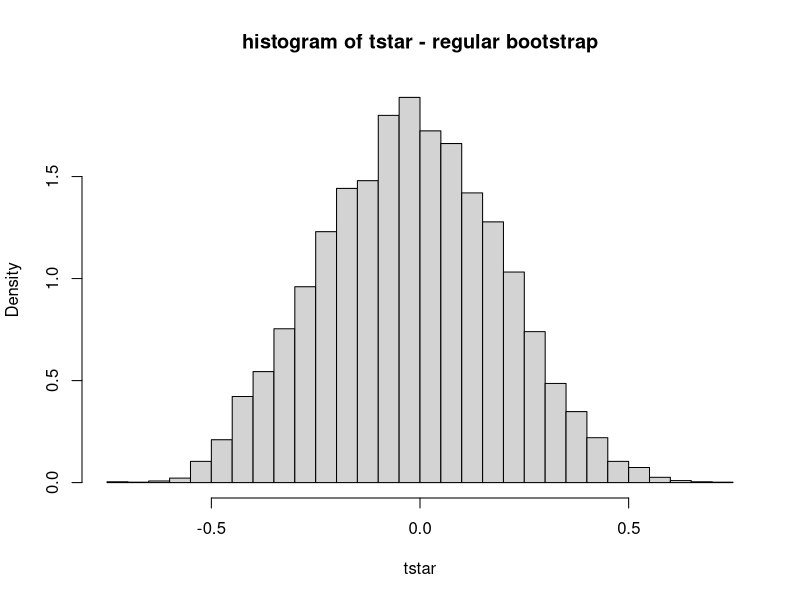
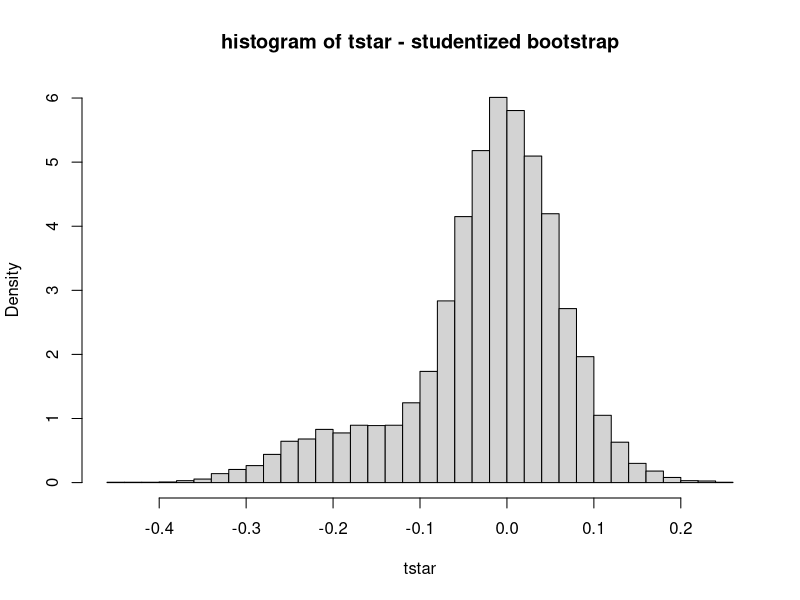
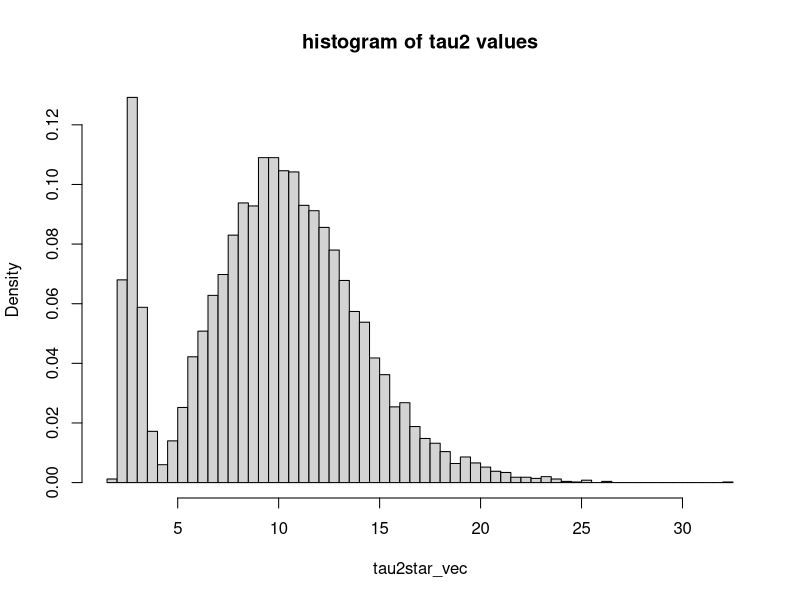
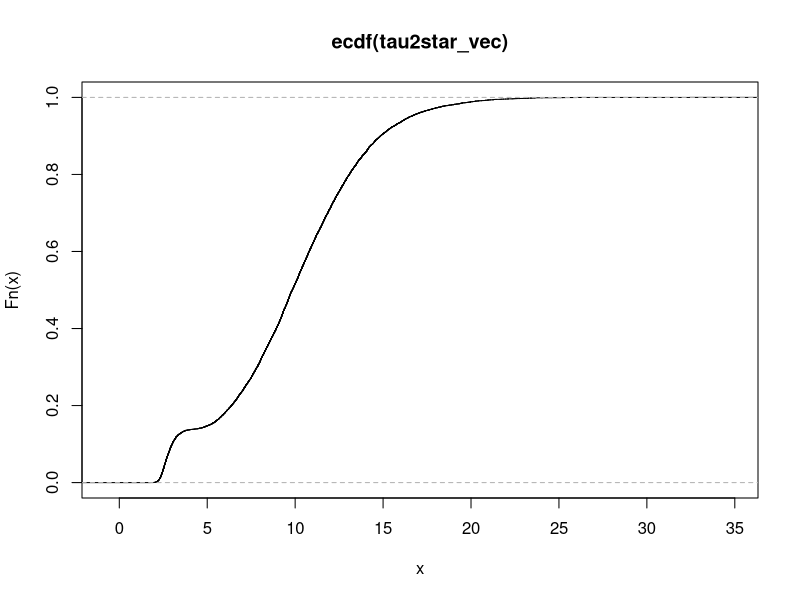

The R source for these figures, in order:
setwd("C:/Users/owner/Dropbox/WORK/Zucker/Stat for DS/Targilim/5786")

set.seed(2295378)

#READ DATA
indat = read.table('bmi.txt')
x = indat[,1]

#remove the extreme outlier for purposes of this demonstration
ix = which(x>40)
x = x[-ix]

#NORMAL-THEORY CI WITH DELTA METHOD VARIANCE (FROM EX 3)
skci1 = function(x,clvl) {
  
  #CRITICAL VALUE
  alfhlf = (1-clvl)/2
  zcrit = qnorm(1-alfhlf)

  #COMPUTE REQUIRED SAMPLE MOMENTS
  n = length(x)
  mm = rep(0,6)
  for (j in 1:6) {
    mm[j] = mean(x^j)
  }

  #COVARIANCE MATRIX TERMS
  A = mm[2] - mm[1]^2
  B = mm[3] - mm[1]*mm[2]
  C = mm[4] - mm[2]^2
  D = mm[4] - mm[1]*mm[3]
  E = mm[5] - mm[2]*mm[3]
  F = mm[6] - mm[3]^2
  sig = sqrt(A)
  sig3 = sig^3
  sig5 = sig^5
  mu3hat = mm[3] - 3*mm[2]*mm[1] + 2*(mm[1]^3)
  gamhat = mu3hat/sig3

  #GRADIENT TERMS
  G = 3*mm[1]*mu3hat/sig5 + (6*(mm[1]^2) - 3*mm[2])/sig3
  H = -(3/2)*mu3hat/sig5 - 3*mm[1]/sig3
  K = 1/sig3
  
  #WRAP-UP
  tau2 = A*(G^2) + 2*B*G*H + 2*D*G*K + C*(H^2) + 2*E*H*K + F*(K^2)
  cihw = zcrit * (1/sqrt(n)) * sqrt(tau2)
  gam_lo = gamhat - cihw
  gam_hi = gamhat + cihw
  ans = cbind(gamhat,gam_lo,gam_hi)
  return(ans)
  
} 

#NORMAL-THEORY CI WITH BOOTSTRAP VARIANCE
skci2 = function(x,clvl,nboot) {
  
  #CRITICAL VALUE
  alfhlf = (1-clvl)/2
  zcrit = qnorm(1-alfhlf)
  
  #COMPUTE REQUIRED SAMPLE MOMENTS AND ESTIMATE ON ORIGINAL DATA
  n = length(x)
  mm = rep(0,3)
  for (j in 1:3) {
    mm[j] = mean(x^j)
  }
  sig = sqrt(mm[2]-mm[1]^2)
  mu3hat = mm[3] - 3*mm[2]*mm[1] + 2*(mm[1]^3)
  gamhat = mu3hat/sig^3
  
  #BOOTSTRAP LOOP
  tstar = rep(0,nboot)
  for (b in 1:nboot) {
    #draw a sample from the data
    xcur = sample(x,n,replace=TRUE)
    #compute estimate on bootstrap sample
    mmcur = rep(0,3)
    for (j in 1:3) {
      mmcur[j] = mean(xcur^j)
    }
    sigcur = sqrt(mmcur[2]-mmcur[1]^2)
    mu3hatcur = mmcur[3] - 3*mmcur[2]*mmcur[1] + 2*(mmcur[1]^3)
    gamhatcur = mu3hatcur/sigcur^3
    #store tstar value for current bootstrap replication
    tstar[b] = gamhatcur - gamhat
  }
  
  #WRAP-UP
  cihw = zcrit * sd(tstar)
  gam_lo = gamhat - cihw
  gam_hi = gamhat + cihw
  ans = cbind(gamhat,gam_lo,gam_hi)
  return(ans)
  
}  
  
#FULLY NONPARAMETRIC BOOTSTRAP CI
skci3 = function(x,clvl,nboot) {

  #SET UP FOR CRITICAL VALUES
  alfhlf = (1-clvl)/2
  prb1 = alfhlf
  prb2 = 1-alfhlf

  #COMPUTE REQUIRED SAMPLE MOMENTS AND ESTIMATE ON ORIGINAL DATA
  n = length(x)
  mm = rep(0,3)
  for (j in 1:3) {
    mm[j] = mean(x^j)
  }
  sig = sqrt(mm[2]-mm[1]^2)
  mu3hat = mm[3] - 3*mm[2]*mm[1] + 2*(mm[1]^3)
  gamhat = mu3hat/sig^3

  #BOOTSTRAP LOOP
  tstar = rep(0,nboot)
  for (b in 1:nboot) {
    #draw a sample from the data
    xcur = sample(x,n,replace=TRUE)
    #compute estimate on bootstrap sample
    mmcur = rep(0,3)
    for (j in 1:3) {
      mmcur[j] = mean(xcur^j)
    }
    sigcur = sqrt(mmcur[2]-mmcur[1]^2)
    mu3hatcur = mmcur[3] - 3*mmcur[2]*mmcur[1] + 2*(mmcur[1]^3)
    gamhatcur = mu3hatcur/sigcur^3
    #store tstar value for current bootstrap replication
    tstar[b] = gamhatcur - gamhat
  }

  #WRAP-UP
  q = quantile(tstar,type=4,probs=c(prb1,prb2))
  gam_lo = gamhat - q[2]
  gam_hi = gamhat - q[1]
  ans = cbind(gamhat,gam_lo,gam_hi)
  
  #LET'S TAKE A LOOK AT THE DISTRIBUTION OF THE BOOTSTAP TSTAR VALUES
  hist(tstar,breaks='Scott',freq=FALSE, main='histogram of tstar - regular bootstrap')
  
  return(ans)

}  

#STUDENTIZED BOOTSTRAP CI
skci4 = function(x,clvl,nboot) {
  
  #SET UP FOR CRITICAL VALUES
  alfhlf = (1-clvl)/2
  prb1 = alfhlf
  prb2 = 1-alfhlf
  
  #COMPUTE REQUIRED SAMPLE MOMENTS AND ESTIMATE ON ORIGINAL DATA
  n = length(x)
  mm = rep(0,6)
  for (j in 1:6) {
    mm[j] = mean(x^j)
  }
  A = mm[2] - mm[1]^2
  B = mm[3] - mm[1]*mm[2]
  C = mm[4] - mm[2]^2
  D = mm[4] - mm[1]*mm[3]
  E = mm[5] - mm[2]*mm[3]
  F = mm[6] - mm[3]^2
  sig = sqrt(A)
  sig3 = sig^3
  sig5 = sig^5
  mu3hat = mm[3] - 3*mm[2]*mm[1] + 2*(mm[1]^3)
  gamhat = mu3hat/sig3
  G = 3*mm[1]*mu3hat/sig5 + (6*(mm[1]^2) - 3*mm[2])/sig3
  H = -(3/2)*mu3hat/sig5 - 3*mm[1]/sig3
  K = 1/sig3
  tau2 = A*(G^2) + 2*B*G*H + 2*D*G*K + C*(H^2) + 2*E*H*K + F*(K^2)
  
  #BOOTSTRAP LOOP
  tstar = rep(0,nboot)
  tau2star_vec = rep(0,nboot)
  for (b in 1:nboot) {
    #draw a sample from the data
    xcur = sample(x,n,replace=TRUE)
    #compute estimate and asymptotic variance on bootstrap sample
    mmcur = rep(0,6)
    for (j in 1:6) {
      mmcur[j] = mean(xcur^j)
    }
    Acur = mmcur[2] - mmcur[1]^2
    Bcur = mmcur[3] - mmcur[1]*mmcur[2]
    Ccur = mmcur[4] - mmcur[2]^2
    Dcur = mmcur[4] - mmcur[1]*mmcur[3]
    Ecur = mmcur[5] - mmcur[2]*mmcur[3]
    Fcur = mmcur[6] - mmcur[3]^2
    sigcur = sqrt(Acur)
    sig3cur = sigcur^3
    sig5cur = sigcur^5
    mu3hatcur = mmcur[3] - 3*mmcur[2]*mmcur[1] + 2*(mmcur[1]^3)
    gamhatcur = mu3hatcur/sig3cur
    Gcur = 3*mmcur[1]*mu3hatcur/sig5cur + (6*(mmcur[1]^2) - 3*mmcur[2])/sig3cur
    Hcur = -(3/2)*mu3hatcur/sig5cur - 3*mmcur[1]/sig3cur
    Kcur = 1/sig3cur
    tau2cur = Acur*(Gcur^2) + 2*Bcur*Gcur*Hcur + 2*Dcur*Gcur*Kcur + Ccur*(Hcur^2) +
      2*Ecur*Hcur*Kcur + Fcur*(Kcur^2)
    #store tstar value for current bootstrap replication
    tstar[b] = (gamhatcur - gamhat)/sqrt(tau2cur)
    tau2star_vec[b] = tau2cur
  }
  
  #WRAP-UP
  q = quantile(tstar,type=4,probs=c(prb1,prb2))
  sd_est = sqrt(tau2)
  gam_lo = gamhat - q[2]*sd_est
  gam_hi = gamhat - q[1]*sd_est
  ans = cbind(gamhat,gam_lo,gam_hi)

  #LET'S TAKE A LOOK AT THE DISTRIBUTION OF THE BOOTSTAP TSTAR VALUES
  hist(tstar,breaks='Scott',freq=FALSE, main='histogram of tstar - studentized bootstrap')
  
  #LET'S TAKE A LOOK AT THE DISTRIBUTION OF THE BOOTSTAP TAU2 VALUES
  hist(tau2star_vec,breaks='Scott',freq=FALSE, main='histogram of tau2 values')
  plot(ecdf(tau2star_vec))
  
  return(ans)
  
}  

ci1 = skci1(x,0.95)
ci2 = skci2(x,0.95,500)
ci3 = skci3(x,0.95,10000)
ci4 = skci4(x,0.95,10000)
cat('\n')
print(noquote('Normal-theory CI with delta method variance'))
print(ci1)
cat('\n')
print(noquote('Normal-theory CI with bootstrap variance'))
print(ci2)
cat('\n')
print(noquote('Fully nonparametric bootstrap CI'))
print(ci3)
cat('\n')
print(noquote('Studentized bootstrap CI'))
print(ci4)
